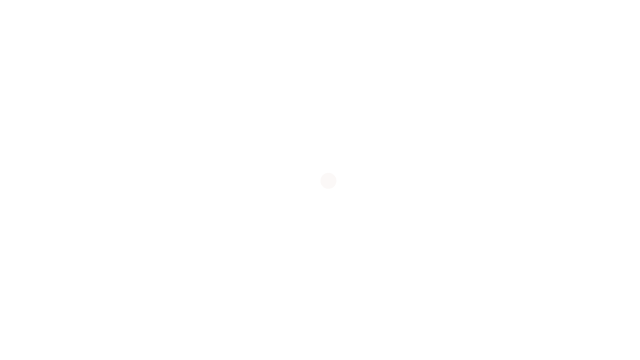
Frame 1 (no input)
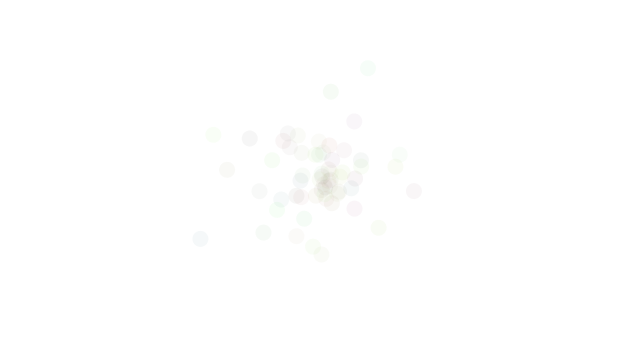
Frame 60 (the mouse pressed at the canvas centre just before this capture)
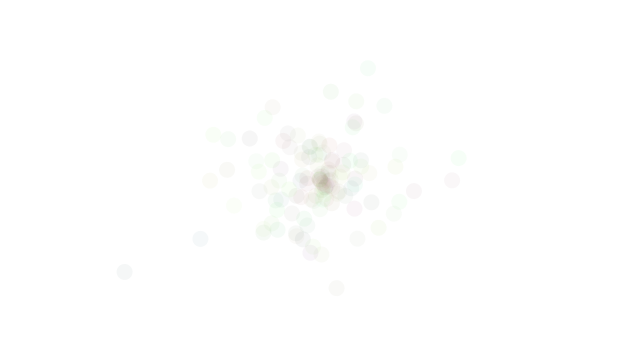
Frame 120 (the mouse held since frame 60 and released just before this capture)

The Processing sketch that drew these frames (run headless with seeded random() and noise(); from frame 60 on, the mouse is pressed at the canvas centre):

// Processing sketch: random_walker
// ── random_walker.pde
//Walker walker;
//void setup(){
//  size(600,400);
//  walker=new Walker();
//  background(255);
//}
//void draw(){
//   walker.step();
//   walker.display();
//}
float angle=0.1;
void setup(){
  size(640,360);
  background(255);
}
void draw(){
  float num=randomGaussian();
  float sd=60;
  float mean=320;
  float x=sd*num+mean;
  //float y=random(0,360);
  //float y=sd*num+mean;
  pushMatrix();
  translate(320,180);
  rotate(angle);
  //float y=sd*num+mean;
  noStroke();
  fill(random(166),random(245),random(100),10);
  ellipse(x-320,0,16,16);
  popMatrix();
  angle++;
}

// ── Walker.pde
class Walker{
  int x,y;
  Walker(){
    x=width/2;
    y=height/2;
  }
  void display(){
    stroke(0);
    point(x,y);
  }
  void step(){
    float r=random(1);
    if(r<0.2){
      y--;
    }
    else if(r<0.4){
      y++;
    }
    else if(r<0.5){
      x--;
    }
    else{
      x=mouseX;
      y=mouseY;
    }
    //int stepx=int(random(3))-1;
    //int stepy=int(random(3))-1;
    //x+=stepx;
    //y+=stepy;
  }
}
